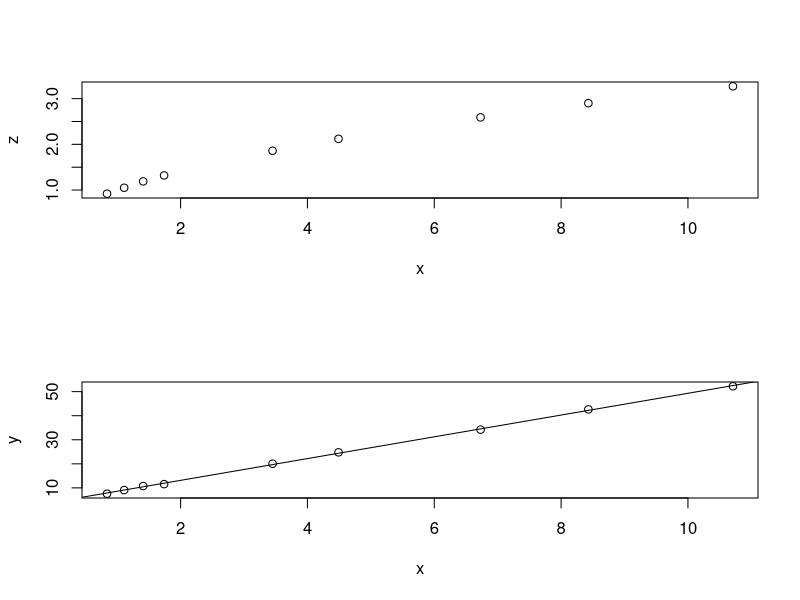

The R script that drew this image:
x = c(8.43,1.41,10.71,1.74,0.84,1.11,6.73,4.49,3.45)
y = c(42.63,10.76,52.22,11.56,7.58,9.09,34.2,24.77,20.04)
z = c(2.9,1.19,3.27,1.32,0.92,1.05,2.59,2.12,1.86)

par(mfrow=c(2,1))
plot(x,z)

model = lm(y~x)
print(model)

plot(x,y)
abline(model)